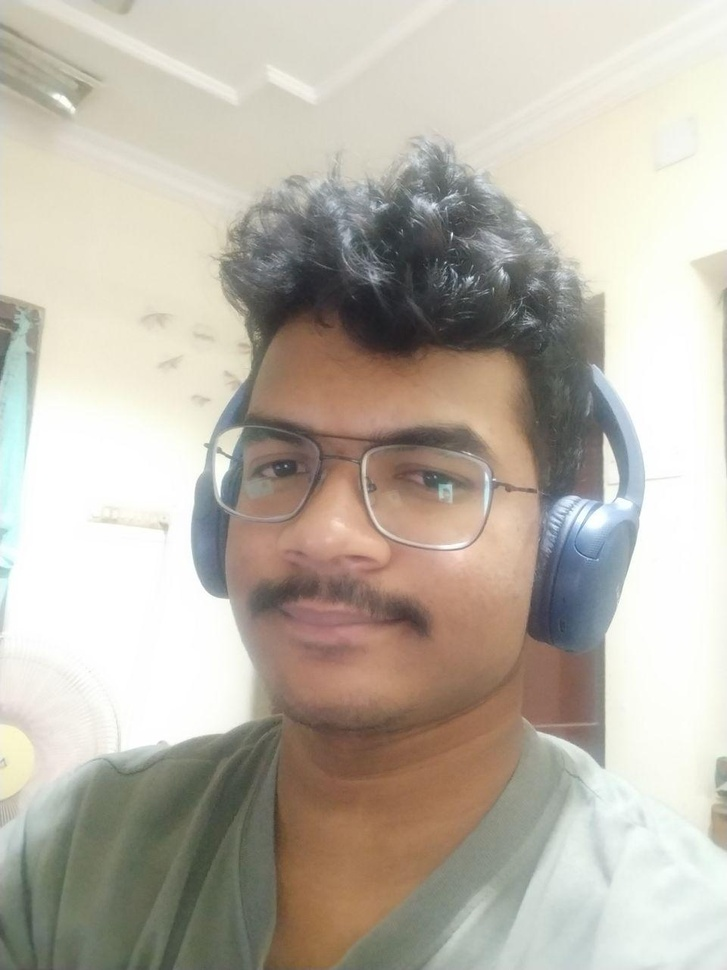
#> input picture imgs/puneeth_fave.jpg, 727 x 970 px, shrunk from 960 x 1280 before the run
$ python foreground_extrn.py
#> lines starting #> are read from the running program, lines starting #| are printed output that depends on the picture
import cv2
import numpy as np
import matplotlib.pyplot as plt

img = cv2.imread('imgs/puneeth_fave.jpg')
#> img is the input picture: shape (970, 727, 3); mean B, G, R 169.1, 180.7, 187.4

mask = np.zeros(img.shape[:2],np.uint8)

bgdModel = np.zeros((1,65), np.float64)
fgdModel = np.zeros((1,65), np.float64)

rect = (161,79,150,150)

cv2.grabCut(img, mask, rect, bgdModel, fgdModel, 5, cv2.GC_INIT_WITH_RECT)
mask2 = np.where((mask==2)|(mask==0),0,1).astype('uint8')
img = img*mask2[:,:,np.newaxis]
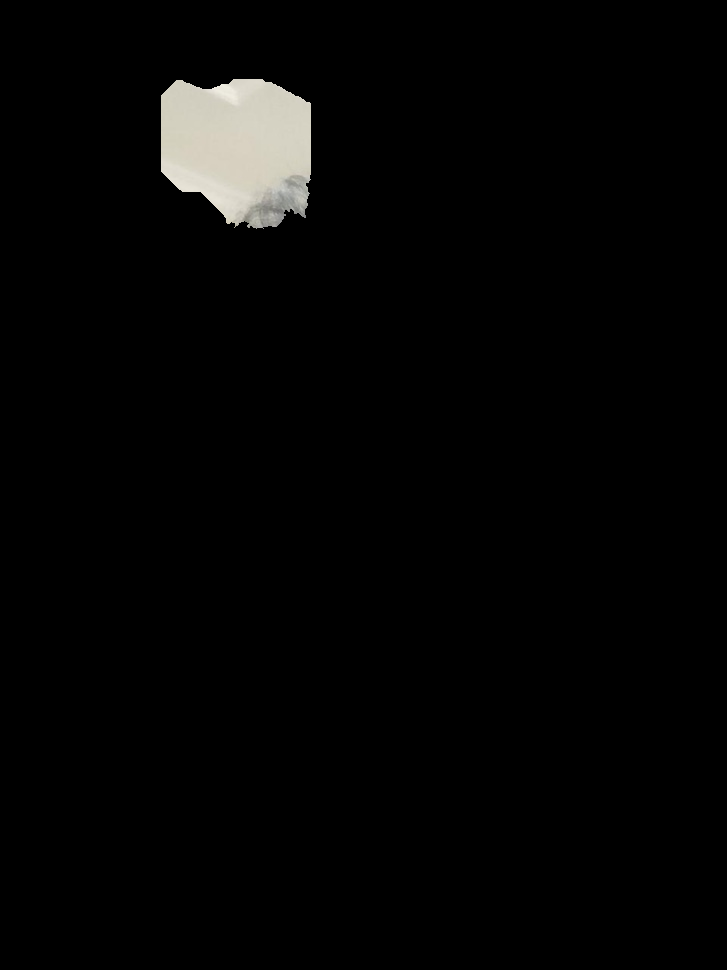
#> img: shape (970, 727, 3); mean B, G, R 5, 5.4, 5.4

plt.imshow(img)
plt.colorbar()
plt.show()
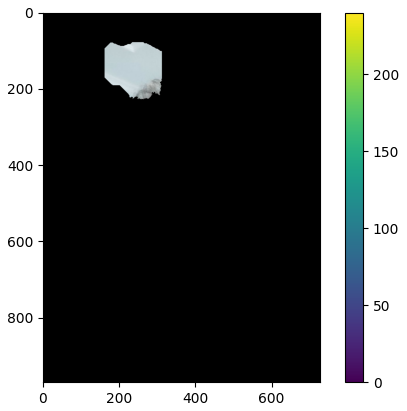
#> figure drawn by matplotlib, 2 panels; B, G, R data is drawn as R, G, B
